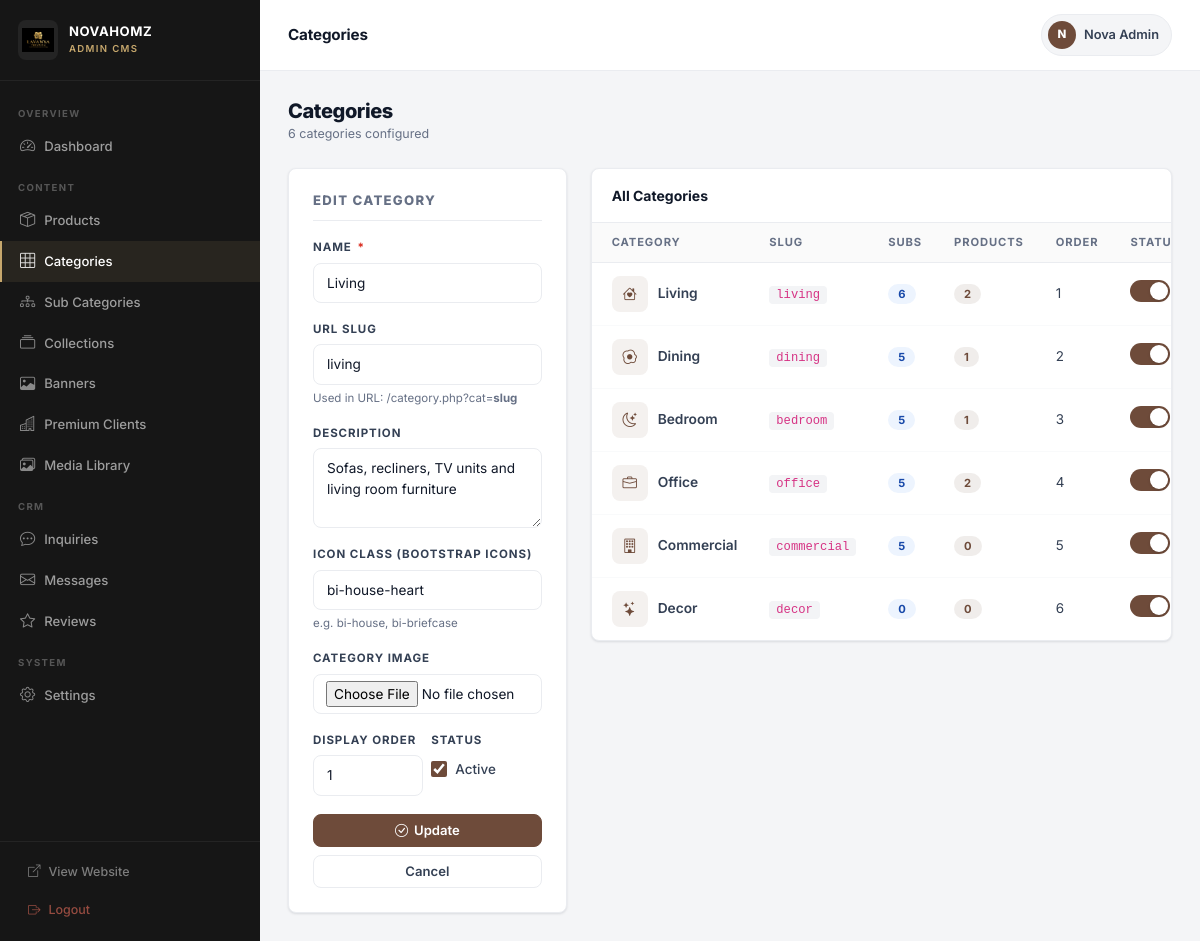
Page /admin/categories/index.php?edit=1 (signed in) on the committed database.
### tables this page shows
CREATE TABLE `categories` (
  `id`          INT UNSIGNED NOT NULL AUTO_INCREMENT,
  `name`        VARCHAR(100) NOT NULL,
  `slug`        VARCHAR(120) NOT NULL UNIQUE,
  `description` TEXT DEFAULT NULL,
  `image`       VARCHAR(255) DEFAULT NULL,
  `icon`        VARCHAR(50) DEFAULT NULL,
  `sort_order`  INT NOT NULL DEFAULT 0,
  `is_active`   TINYINT(1) NOT NULL DEFAULT 1,
  `show_in_nav` TINYINT(1) NOT NULL DEFAULT 1,
  `meta_title`  VARCHAR(255) DEFAULT NULL,
  `meta_desc`   TEXT DEFAULT NULL,
  `created_at`  DATETIME NOT NULL DEFAULT CURRENT_TIMESTAMP,
  `updated_at`  DATETIME NOT NULL DEFAULT CURRENT_TIMESTAMP ON UPDATE CURRENT_TIMESTAMP,
  PRIMARY KEY (`id`),
  INDEX `idx_slug` (`slug`),
  INDEX `idx_active` (`is_active`)
);

### admin/categories/index.php (the view, shortened to what this page needs)
<?php
$db = getDB();
$edit = null;
if (isset($_GET['edit']) && is_numeric($_GET['edit'])) {
    $s = $db->prepare("SELECT * FROM categories WHERE id=:id");
    $s->execute([':id'=>$_GET['edit']]); $edit = $s->fetch();
}
$categories = $db->query("SELECT c.*,(SELECT COUNT(*) FROM subcategories s WHERE s.category_id=c.id) AS sub_count,(SELECT COUNT(*) FROM products p WHERE p.category_id=c.id) AS prod_count FROM categories c ORDER BY c.sort_order ASC, c.name ASC")->fetchAll();
include __DIR__ . '/../layout.php';
?>
<div class="adm-page-header">
  <div><h1>Categories</h1><div class="adm-ph-sub"><?php echo count($categories); ?> categories configured</div></div>
</div>
<div class="row g-4">
  <div class="col-lg-4">
    <div class="adm-card">
      <h5 class="adm-section-title"><?php echo $edit?'Edit Category':'Add Category'; ?></h5>
      <form method="POST" enctype="multipart/form-data">
        <div class="adm-form-group">
          <label class="adm-label">Name <span class="required">*</span></label>
          <input type="text" name="name" class="adm-input" required value="<?php echo htmlspecialchars($edit['name']??''); ?>"
                 oninput="if(!this.form.querySelector('[name=edit_id]').value||this.form.querySelector('[name=edit_id]').value=='0'){document.getElementById('slug-field').value=this.value.toLowerCase().replace(/[^a-z0-9]+/g,'-').replace(/^-|-$/g,'')}">
        </div>
        <div class="adm-form-group">
          <label class="adm-label">URL Slug</label>
          <input type="text" name="slug" id="slug-field" class="adm-input" value="<?php echo htmlspecialchars($edit['slug']??''); ?>" placeholder="auto-generated">
          <div class="adm-input-hint">Used in URL: /category.php?cat=<strong>slug</strong></div>
        </div>
        <div class="adm-form-group">
          <label class="adm-label">Description</label>
          <textarea name="description" class="adm-input adm-textarea" rows="2"><?php echo htmlspecialchars($edit['description']??''); ?></textarea>
        </div>
        <div class="adm-form-group">
          <label class="adm-label">Icon Class (Bootstrap Icons)</label>
          <input type="text" name="icon" class="adm-input" value="<?php echo htmlspecialchars($edit['icon']??''); ?>" placeholder="bi-house">
          <div class="adm-input-hint">e.g. bi-house, bi-briefcase</div>
        </div>
        <div class="adm-form-group">
          <label class="adm-label">Category Image</label>
          <input type="file" name="image" class="adm-input" accept="image/*">
        </div>
        <div class="row g-2">
          <div class="col-6 adm-form-group">
            <label class="adm-label">Display Order</label>
            <input type="number" name="display_order" class="adm-input" min="0" value="<?php echo (int)($edit['sort_order']??0); ?>">
          </div>
          <div class="col-6 adm-form-group">
            <label class="adm-label">Status</label>
            <div class="adm-form-check" style="margin-top:10px;">
              <input type="checkbox" name="status" id="cat_status" <?php echo ($edit['is_active']??1)?'checked':''; ?>>
              <label for="cat_status">Active</label>
            </div>
          </div>
        </div>
        <button type="submit" class="adm-btn adm-btn-primary" style="width:100%;justify-content:center;">
          <i class="bi bi-<?php echo $edit?'check-circle':'plus-circle'; ?>"></i> <?php echo $edit?'Update':'Add Category'; ?>
        </button>
        <?php if ($edit): ?><a href="index.php" class="adm-btn adm-btn-secondary" style="width:100%;justify-content:center;margin-top:8px;">Cancel</a><?php endif; ?>
      </form>
    </div>
  </div>
  <div class="col-lg-8">
    <div class="adm-table">
      <div style="padding:16px 20px;border-bottom:1px solid var(--lc-border);">
        <strong>All Categories</strong>
      </div>
      <div class="adm-table-wrap">
      <table>
        <thead><tr><th>Category</th><th>Slug</th><th>Subs</th><th>Products</th><th>Order</th><th>Status</th><th style="text-align:right;">Actions</th></tr></thead>
        <tbody>
          <?php foreach ($categories as $c): ?>
          <tr>
            <td>
              <div style="display:flex;align-items:center;gap:10px;">
                <?php if (!empty($c['image'])): ?>
                <img src="<?php echo htmlspecialchars(getImageUrl($c['image'])); ?>" class="adm-img-preview" style="width:36px;height:36px;object-fit:cover;" alt="">
                <?php else: ?>
                <div style="width:36px;height:36px;background:rgba(110,75,58,.08);border-radius:8px;display:flex;align-items:center;justify-content:center;flex-shrink:0;">
                  <i class="bi <?php echo htmlspecialchars($c['icon']??'bi-grid'); ?>" style="color:var(--lc-primary);font-size:.9rem;"></i>
                </div>
                <?php endif; ?>
                <span style="font-weight:600;font-size:.86rem;"><?php echo htmlspecialchars($c['name']); ?></span>
              </div>
            </td>
            <td><code style="font-size:.76rem;background:#F3F4F6;padding:2px 7px;border-radius:4px;"><?php echo htmlspecialchars($c['slug']); ?></code></td>
            <td><span class="badge-info"><?php echo $c['sub_count']; ?></span></td>
            <td><span class="badge-primary"><?php echo $c['prod_count']; ?></span></td>
            <td><?php echo (int)$c['sort_order']; ?></td>
            <td><a href="?toggle=<?php echo $c['id']; ?>" class="adm-toggle <?php echo $c['is_active']?'on':''; ?>" style="text-decoration:none;" onclick="return confirm('Toggle?')"></a></td>
          </tr>
          <?php endforeach; ?>
        </tbody>
      </table>
      </div>
    </div>
  </div>
</div>
<?php include __DIR__ . '/../layout_footer.php'; ?>

### rows in the picture
categories: name "Living", slug "living", description "Sofas, recliners, TV units and living room furniture", icon "bi-house-heart", display_order "1", is_active "☑", sub_count "6", prod_count "2", sort_order "1"
categories: name "Dining", slug "dining", sub_count "5", prod_count "1", sort_order "2", is_active 1 (drawn)
categories: name "Bedroom", slug "bedroom", sub_count "5", prod_count "1", sort_order "3", is_active 1 (drawn)
categories: name "Office", slug "office", sub_count "5", prod_count "2", sort_order "4", is_active 1 (drawn)
categories: name "Commercial", slug "commercial", sub_count "5", prod_count "0", sort_order "5", is_active 1 (drawn)
categories: name "Decor", slug "decor", sub_count "0", prod_count "0", sort_order "6", is_active 1 (drawn)

### other values in the picture
$brandName "NOVAHOMZ"
$a_title "Categories"
substr($admin['name'] ?: 'A', 0, 1) "N"
$admin['name'] ?: 'Admin' "Nova Admin"
count($categories) "6"
